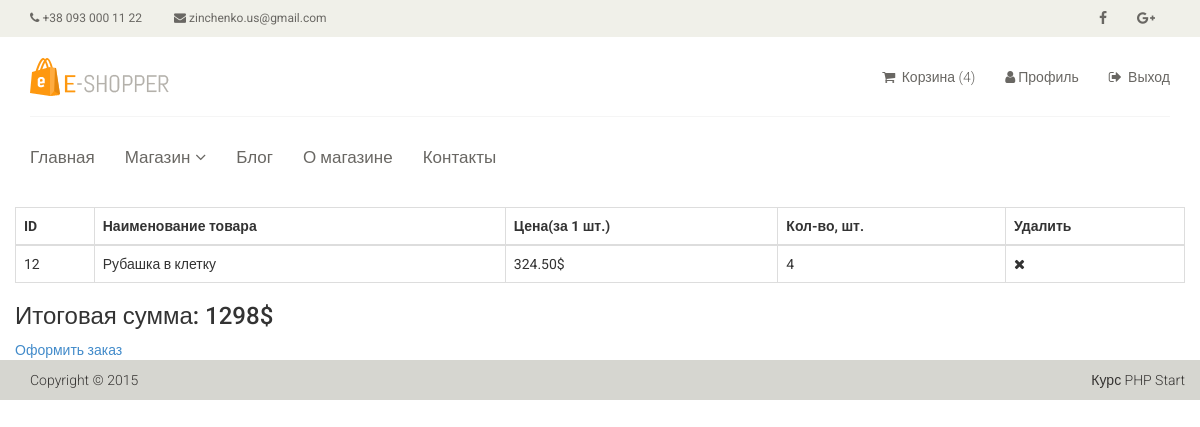
Page /cart (signed in) on the committed database.
### tables this page shows
CREATE TABLE `products` (
  `id` int(11) NOT NULL,
  `name` varchar(255) NOT NULL,
  `category_id` int(11) NOT NULL,
  `code` int(11) NOT NULL,
  `price` float(10,2) NOT NULL,
  `avability` tinyint(1) NOT NULL,
  `brand` varchar(255) NOT NULL,
  `image` varchar(255) NOT NULL,
  `description` text NOT NULL,
  `is_new` tinyint(1) NOT NULL DEFAULT '0',
  `is_recommended` tinyint(1) NOT NULL DEFAULT '0',
  `status` tinyint(1) NOT NULL DEFAULT '0'
);

### controllers/CartController.php (called while the page is built, shortened)
<?php
Class CartController
{
    private $view;
    public function __construct()
    {
        $this->view = new View;
    }
    public function actionIndex()
    {
        $content = $this->getPartialCart();
        $this->view->renderPartial('layouts/main', array('content' => $content));
    	return true;
    }
    private function getPartialCart()
    {
        if (empty($_SESSION['order'])) {
            return $this->view->fetchPartial('cart/emptyCart');
        } else {
            $orderProductsIds = array_keys($_SESSION['order']);
            $orderedProducts = Product::getProductsByIds($orderProductsIds);
            $totalPrice = Cart::totalPrice($orderedProducts);
            return $this->view->fetchPartial('cart/index', array('orderedProducts' => $orderedProducts, 'totalPrice' => $totalPrice));
        }
    }
}

### components/Router.php (called while the page is built, shortened)
<?php
Class Router
{
    private $routes;
    public function __construct()
    {
        $routesPath = ROOT."/config/routes.php";
        $this->routes = include($routesPath);
    }
    public function run()
    {
        $uri = $this->getURI();
        foreach ($this->routes as $uriPattern => $path) {
            if (preg_match("~$uriPattern~", $uri)) {
                $internalRoute = preg_replace("~$uriPattern~", $path, $uri);
                $segments = explode('/', $internalRoute);
                $controllerName = 'controllers\\'.ucfirst(array_shift($segments).'Controller');
                $actionName = 'action'.ucfirst(array_shift($segments));
                $parametrs = $segments;
                $controllerObject = new $controllerName();
                $result = call_user_func_array(array($controllerObject, $actionName), $parametrs);
                if ($result != null) {
                    break;
                }
            }
        }
    }
    private function getURI()
    {
        if (!empty($_SERVER['REQUEST_URI'])) {
				return trim($_SERVER['REQUEST_URI'], '/');
		}
	}
}

### index.php (called while the page is built, shortened)
<?php
$route = new Router();
$route->run();

### models/Product.php (called while the page is built, shortened)
<?php
Class Product
{
    public static function getProductsByIds($ids)
    {
        $db = Database::getConnection();
        $place_holders = implode(',', array_fill(0, count($ids), '?'));
        $query = $db->prepare("SELECT id, name, price FROM products WHERE status=1 AND id IN ($place_holders)");
        $query->execute($ids);
        $items = $query->fetchAll();
        return $items;
    }
}

### models/Cart.php (called while the page is built, shortened)
<?php
Class Cart
{
    public static function totalPrice($orderedProducts)
    {
        $totalPrice = 0;
        foreach ($orderedProducts as $product) {
            $productCount = $_SESSION['order'][$product['id']];
            $totalPrice += $product['price']*$productCount;
        }
        return $totalPrice;
    }
}

### views/cart/index.php (the view)
<section >
    <div class="container">
        <div class="row">
            <div>
                <?php if (empty($_SESSION['order'])): ?>
                    <h2>Корзина пуста!</h2>
                <?php else: ?>
                    <table class="table table-bordered">
                        <thead>
                            <tr>
                                <th>ID</th>
                                <th>Наименование товара</th>
                                <th>Цена(за 1 шт.)</th>
                                <th>Кол-во, шт.</th>
                                <th>Удалить</th>
                            </tr>
                        </thead>
                        <tbody>
                            <?php  foreach ($orderedProducts as $product): ?>
                                <tr class="item">
                                    <td class="id" ><?= $product['id'] ?></td>
                                    <td class="name"><?= $product['name'] ?></td>
                                    <td class="price"><?= $product['price'] ?>$</td>
                                    <td class="count"><?= $_SESSION['order'][$product['id']] ?></td>
                                    <td>
                                        <a href="#" onclick="deleteProduct(this)" class="deleteItem" data-id="<?= $product['id'] ?>" >
                                            <i class="fa fa-times" aria-hidden="true"></i>
                                        </a>
                                    </td>
                                </tr>
                            <?php endforeach; ?>
                        </tbody>
                    </table>
                    <h3>Итоговая сумма: <?= $totalPrice ?>$</h3>
                    <a href="cart/checkout">Оформить заказ</a>
                <?php endif; ?>
            </div>
        </div>
    </div>
</section>

### template/css/main.css (style rules this page uses)
body { font-family: 'Roboto', sans-serif; background:; position: relative; font-weight:400px; }
a { -webkit-transition: 300ms; -moz-transition: 300ms; -o-transition: 300ms; transition: 300ms; }
h1, h2, h3, h4, h5, h6 { font-family: 'Roboto', sans-serif; }
.item { padding-left: 100px; }
a.deleteItem { color: #333; width: 1000px; }

### rows in the picture
products: id "12", name "Рубашка в клетку", price "324.50", id "4"

### other values in the picture
models\Cart::countItems() "4"
$totalPrice "1298"
